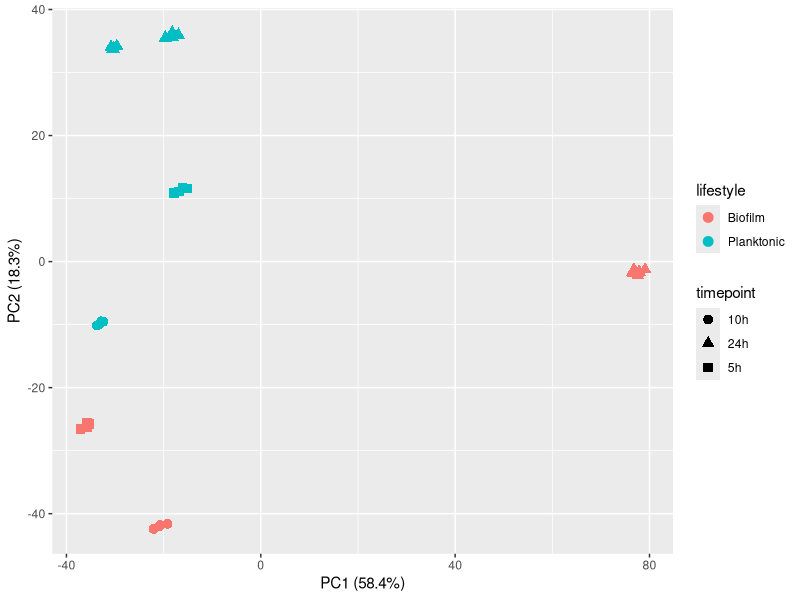

Here is the R script that generated this plot:
## ---- chunk 1
library(tidyverse)
library(here)   # here() builds paths from the project root, so they work wherever you run this
counts <- read_tsv(here("project/data", "gene_counts.tsv"), show_col_types = FALSE)
meta   <- read_tsv(here("project/data", "metadata.tsv"),    show_col_types = FALSE)
## ---- chunk 2
mat <- counts %>%
  select(-gene_name) %>%
  column_to_rownames("gene_id") %>%
  as.matrix()

logmat <- log2(mat + 1)
logmat <- logmat[rowSums(mat) > 0, ]        # drop genes that are always zero

pca <- prcomp(t(logmat))                     # samples in rows for PCA

# how much variance each axis explains
var_pct <- round(100 * pca$sdev^2 / sum(pca$sdev^2), 1)

pca_df <- as.data.frame(pca$x) %>%
  rownames_to_column("sample") %>%
  left_join(meta, by = "sample")
## ---- chunk 3
ggplot(pca_df, aes(x = PC1, y = PC2, colour = lifestyle, shape = timepoint)) +
  geom_point(size = 3) +
  labs(x = paste0("PC1 (", var_pct[1], "%)"),
       y = paste0("PC2 (", var_pct[2], "%)"))
